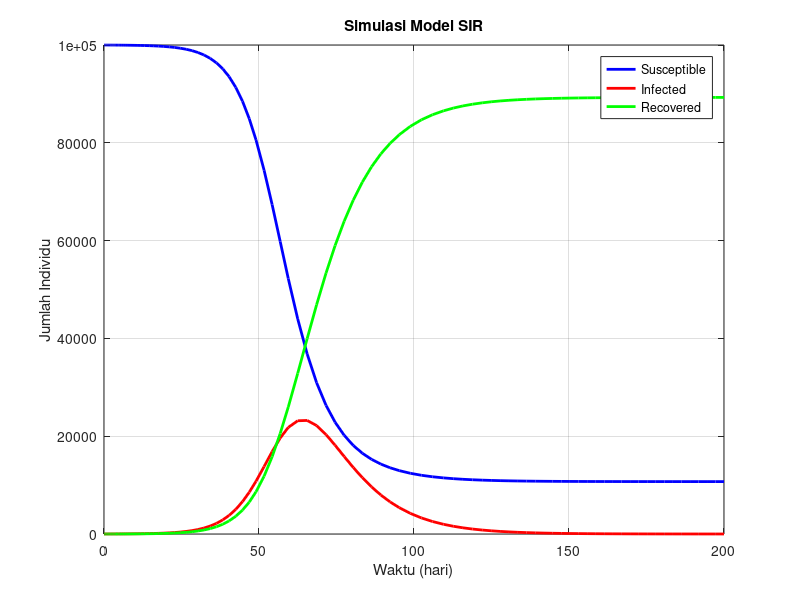

Source code (MATLAB):
clc;
clear;
close all;

% Parameter
N = 100000;
beta = 0.25;
gamma = 0.10;

S0 = 99990;
I0 = 10;
R0_pop = 0;

R0 = beta/gamma;

fprintf('Bilangan reproduksi dasar R0 = %.2f\n',R0);

% Model SIR
SIR = @(t,y) [ ...
    -beta*y(1)*y(2)/N;
    beta*y(1)*y(2)/N - gamma*y(2);
    gamma*y(2)];

[t,y] = ode45(SIR,[0 200],[S0 I0 R0_pop]);

S = y(:,1);
I = y(:,2);
R = y(:,3);

figure;
plot(t,S,'b','LineWidth',2);
hold on;
plot(t,I,'r','LineWidth',2);
plot(t,R,'g','LineWidth',2);

xlabel('Waktu (hari)');
ylabel('Jumlah Individu');
title('Simulasi Model SIR');
legend('Susceptible','Infected','Recovered');
grid on;

if R0 > 1
    disp('Kesimpulan: Terjadi epidemi.');
elseif R0 < 1
    disp('Kesimpulan: Penyakit akan punah.');
else
    disp('Kesimpulan: Kondisi ambang epidemi.');
end
